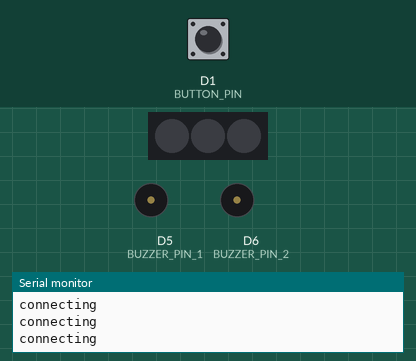
This sketch was run on a simulated ESP8266 (NodeMCU). Shown: 3 RGB LEDs in strip order, left to right, buzzer (waves = sounding, pin HIGH), the last lines printed to the serial monitor. The inputs (shaded band) are chosen by the test bench; at power-on: D1 (BUTTON_PIN) HIGH. WiFi joins after 1.5 s; servers stay silent unless stated; uploads are accepted with an empty reply.

Above: at 8.2 s.
8.3 s: D1 (BUTTON_PIN) pulled LOW for 0.15 s
At 10.5 s:
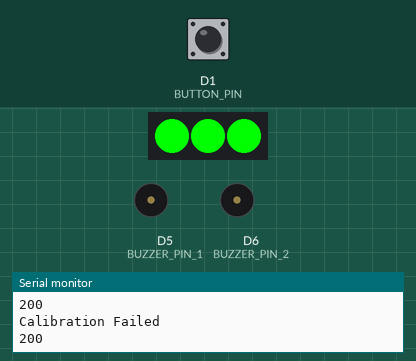
11.4 s: D1 (BUTTON_PIN) pulled LOW for 1 s
At 12.51 s:
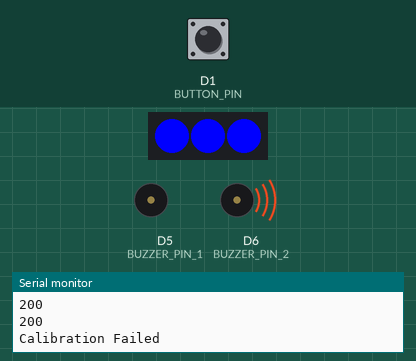
14.7 s: D1 (BUTTON_PIN) pulled LOW for 3.2 s
At 14.9 s:
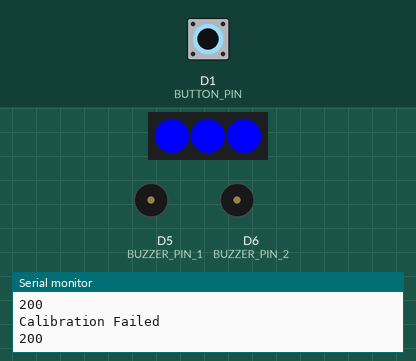
19.4 s: D1 (BUTTON_PIN) pulsed LOW 5 times (0.12 s each, 0.3 s apart)
At 20.19 s:
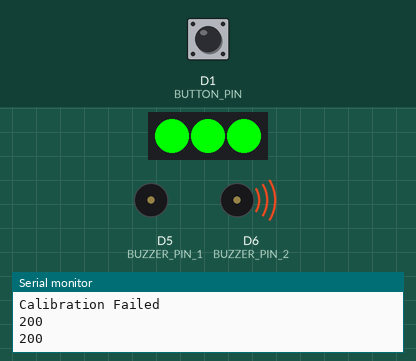
Timing chart, 0 to 23.2 s (numbered marks = the images above; inputs shaded):
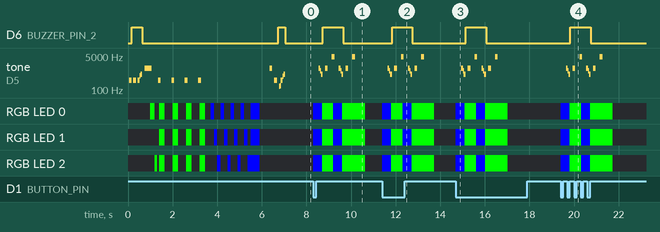

Measured:
- after the input at 8.3 s, D6 (BUZZER_PIN_2): LOW → HIGH after 0.44 s, → LOW 0.91 s later; tone on D5 (BUZZER_PIN_1): plays 1225 Hz for 0.08 s, 924 Hz for 0.04 s, 619 Hz for 0.08 s, 1225 Hz for 0.12 s, 4630 Hz for 0.12 s, 1225 Hz for 0.08 s … (10 notes in this stretch), starting after 0.24 s
- after the input at 11.4 s, D6 (BUZZER_PIN_2): LOW → HIGH after 0.44 s, → LOW 0.91 s later; tone on D5 (BUZZER_PIN_1): plays 1225 Hz for 0.08 s, 924 Hz for 0.04 s, 619 Hz for 0.08 s, 1225 Hz for 0.12 s, 4630 Hz for 0.12 s, 1225 Hz for 0.08 s … (10 notes in this stretch), starting after 0.24 s
- after the input at 14.7 s, D6 (BUZZER_PIN_2): LOW → HIGH after 0.44 s, → LOW 0.91 s later; tone on D5 (BUZZER_PIN_1): plays 1225 Hz for 0.08 s, 924 Hz for 0.04 s, 619 Hz for 0.08 s, 1225 Hz for 0.12 s, 4630 Hz for 0.12 s, 1225 Hz for 0.08 s … (10 notes in this stretch), starting after 0.24 s
- after the input at 19.4 s, D6 (BUZZER_PIN_2): LOW → HIGH after 0.44 s, → LOW 0.91 s later; tone on D5 (BUZZER_PIN_1): plays 1225 Hz for 0.08 s, 924 Hz for 0.04 s, 619 Hz for 0.08 s, 1225 Hz for 0.12 s, 4630 Hz for 0.12 s, 1225 Hz for 0.08 s … (10 notes in this stretch), starting after 0.24 s
- by itself, tone on D5 (BUZZER_PIN_1): plays 311 Hz for 0.12 s, 311 Hz for 0.12 s, 311 Hz for 0.08 s, 515 Hz for 0.04 s, 619 Hz for 0.08 s, 1225 Hz for 0.08 s … (21 notes in this stretch)

The sketch:

Boat_Tracker.ino
```cpp
// The led will display heavy winds, the 2e will display heavy rain, the 3e will turn on when heavy wind is coming
#include <ArduinoJson.h>
#include <ESP8266WiFi.h>
#include <ESP8266HTTPClient.h>
#include <Adafruit_NeoPixel.h>

DynamicJsonDocument json(1024);

#include "Settings.h"
#include "Timer.h"
#include "Sound_Controller.h"
#include "Led_Controller.h"
#include "Wifi_Connection.h"

void setup() {
  Serial.begin(9600);

  // Setup the sound device
  AudioSetup();
  PlaySequence(introAudio);

  // Setup all the pins
  pinMode(BUTTON_PIN, INPUT_PULLUP);

  // Initialize the led strip
  LedStartUpSequence();

  // Setup the wifi connection
  WiFi.begin(networkName, password);

  while (WiFi.status() != WL_CONNECTED) {
     LoopThroughLeds(150, 0, 0, 255);
     Serial.println("connecting");
  }

  BlinkLight(400, 0, 0, 255);
  PlaySequence(connectionAudio);
}

void loop() {
  // Check if the weather need to be requested
   if(CheckTimer(secondDelayForWeather)) {
      if(WiFi.status()== WL_CONNECTED){
          Serial.println("yeah");
          GetWeatherInfo(DoRequestFor(weatherUrl, true));
      }
      else
          Serial.println("Connection has been lost");
   }

   // Check for button input
   if (digitalRead(BUTTON_PIN) == LOW)
   {
      // Calibrate the location of the boat here
      if(!buttonPressed) {
        CalibrateBoatHere(DoRequestFor(calibrateUrl, false, "boat_name=" + BOAT_NAME));
        delay(100);
      }
      buttonPressed = true;
   }
   else
      buttonPressed = false;

  // Reset the timer at the end of the loop
  ResetTimer();
}

// Get the data from the weather request
void GetWeatherInfo(int httpCode) {
  if(httpCode >= 200 && httpCode < 299) {
    int stateArray[LED_COUNT] = { json["lightRain"], json["heavyRain"], json["heavyWind"] };

    // Turn on the correct leds
    delay(500);
    TurnOnWeatherLed(stateArray);
  }
  else{
    Serial.println("Weather request failed");
  }
}

// Check if the request succeeded
void CalibrateBoatHere(int httpCode) {
  if(httpCode > 200 && httpCode < 299) {
    Serial.println("Calibration Succeeded");

    // turn of the leds
    delay(500);
    SetLedsColor(0,0,0);
  }
  else
   Serial.println("Calibration Failed");

  // Get the weather info again after calibrating
   GetWeatherInfo(DoRequestFor(weatherUrl, true));
}
```

Led_Controller.h
```cpp
void SetLedsColor(int r, int g, int b){
  for(int i = 0; i < LED_COUNT; i++) {
     strip.setPixelColor(i, r, g, b);
  }
  strip.show();
}

void BlinkLight(int delayTime, int r, int g, int b){
  SetLedsColor(r, g, b);
  delay(delayTime);
  SetLedsColor(0,0,0);
  delay(delayTime);
}

void BlinkLightTimes(int delayTime, int r, int g, int b, int amount) {
  for(int i = 0; i < amount; i++) {
    MakeSound(NOTE_F, 100);
    BlinkLight(delayTime, r, g, b);
  }
}

void LoopThroughLeds(int delayTime, int r, int g, int b) {
  // Loop trough the leds
  for(int i = 0; i < LED_COUNT; i++) {
     strip.setPixelColor(i, r, g, b);
     strip.show();
     delay(delayTime);
     strip.setPixelColor(i, 0, 0, 0);
     strip.show();
  }
}

void LedStartUpSequence(){
  strip.begin();

  LoopThroughLeds(100, 0, 255, 0);

  // Blink lights
  BlinkLightTimes(250, 0, 255, 0, 4);
}

// Change the state of the led's by recieving data from the weather API
void TurnOnWeatherLed(int stateArray[LED_COUNT]) {
  for(int i = 0; i < LED_COUNT; i++) {
     strip.setPixelColor(i, stateArray[i] > 0 ? 255 : 0, stateArray[i] == 1 ? 255 : 0,0);
  }

  strip.show();
}
```

Sound_Controller.h
```cpp
void AudioSetup(){
  pinMode(BUZZER_PIN_1, OUTPUT);
  pinMode(BUZZER_PIN_2, OUTPUT);
}

void MakeSound(int delayMicroSeconds, float miliseconds){
  int iterations = (miliseconds * 1000) / delayMicroSeconds;

  // Switch rapidly between on and off
  for(int i = 0; i < iterations; i++){
    digitalWrite(BUZZER_PIN_1, soundSwitch ? LOW : HIGH);
    digitalWrite(BUZZER_PIN_2, soundSwitch ? HIGH : LOW);
    soundSwitch = !soundSwitch;
    delayMicroseconds(delayMicroSeconds);
  }

  // Yielding to prevent error with WDT (preventing reset)
   yield();
}


// Interpret an audio string you can insert in the settings
AudioObject InterpretAudioString(String sequence) {
  AudioObject audioObj;
  int startIndex = sequence.indexOf('[') + 1;
  int endIndex;
  int currentNote, currentNoteLength;

  // Stop the loop when the end is marked with the ']' char
  while(sequence[startIndex] != ']') {
    // Get the note from the sequence
    currentNote = (int)sequence[startIndex] - asciiValueA;

    // Check the end of the note description
    endIndex = sequence.indexOf('/', startIndex);

    // Get the time duration of the tone
    currentNoteLength = sequence.substring(startIndex + 1, endIndex).toInt();

    // A dash value means the player should interpret it as a silent period
    if((int)sequence[startIndex] == asciiValueDash)
      audioObj.currentSequenceNotes[audioObj.currentSequenceLength] = 0;
    else
      audioObj.currentSequenceNotes[audioObj.currentSequenceLength] = allNotes[currentNote];

    audioObj.currentSequenceTimes[audioObj.currentSequenceLength] = currentNoteLength;

    // Increase the index for the next sequence part
    audioObj.currentSequenceLength++;
    startIndex = endIndex + 1;
  }

  return audioObj;
}

void PlaySequence(String audio) {
  AudioObject audioObj = InterpretAudioString(audio);

  for(int i = 0; i < audioObj.currentSequenceLength; i++) {
    // If the note is 0 delay this note
    if(audioObj.currentSequenceNotes[i] == 0){
      delay(audioObj.currentSequenceTimes[i]);
    }
    // Else play the sound
    else
      MakeSound(audioObj.currentSequenceNotes[i], audioObj.currentSequenceTimes[i]);
  }
}
```

Timer.h
```cpp
// Timers
int secondsSinceStartup;
int lastSecond;
bool secondPassed;

// Used to check if this loop has surpassed the given second time
bool CheckTimer(int timer) {
  if(lastSecond == millis() / 1000)
    return false;

  secondPassed = true;
  lastSecond = millis() / 1000;
  return lastSecond % timer == 0;

}

void ResetTimer() {
  secondPassed = false;
}
```

Wifi_Connection.h
```cpp
// Request data from the server
int DoRequestFor(String url, bool getOrPost, String content = "") {
  SetLedsColor(0,0,255);

  HTTPClient http;
  http.begin(url);
  http.addHeader("Content-Type", "text/plain");
  int httpCode = getOrPost ? http.GET() : http.POST(content);
  Serial.println(httpCode);

  if(httpCode > 0) {
    deserializeJson(json, http.getString());

     // Light green when it went correct, else blink red
     if(httpCode >= 200 && httpCode < 299){
        SetLedsColor(0,255,0);
        PlaySequence(succesRequest);
     }
     else
        BlinkLightTimes(200, 255, 0, 0, 3);
  }
  else
    BlinkLightTimes(200, 255, 0, 0, 3);

  http.end();

  return httpCode;
}
```

Settings.h
```cpp
// Hardcoded boat
const String BOAT_NAME = "viermineen";

// Button Setup
#define BUTTON_PIN D1
bool buttonPressed = false;

// Init the network data
const String networkName = "TELE2-A7E7F3_2.4G";
const String password = "36D49969D4C3";
//const String networkName = "NokiaPower";
//const String password = "arduinoenzo";

// Domain main
const String domainName = "boattracker.duckdns.org";
const String ipBackupName = "192.168.43.4";

// Connection for the weather API and calibration of the position
const String weatherUrl = "http://" + domainName + "/arduino/weather?boat_name=" + BOAT_NAME;
const String calibrateUrl = "http://" + domainName + "/arduino/calibrate";

// Delays
const int secondDelayForWeather = 60;

// Sound notes
#define NOTE_A 50
#define NOTE_B 100
#define NOTE_C 200
#define NOTE_D 400
#define NOTE_E 800
#define NOTE_F 1600
#define NOTE_G 3200
#define NOTE_H 6400

// Setup the speaker
#define BUZZER_PIN_1 D5
#define BUZZER_PIN_2 D6
bool soundSwitch;

// Sound to play
const int allNotes[] = {NOTE_A, NOTE_B, NOTE_C, NOTE_D, NOTE_E, NOTE_F, NOTE_G, NOTE_H};
const int asciiValueA = (int)'A';
const int asciiValueDash= (int)'-';

// Max length of 32 audio tones
const String introAudio = "[F100/-100/F100/-100/F100/E100/-100/D100/D100/D100/]";
const String connectionAudio = "[D100/-100/F100/-100/G100/F100/E100/]";
const String succesRequest = "[D100/E100/-100/D100/-100/-100/B100/]";

class AudioObject {
  public:
    int currentSequenceLength = 0;
    int currentSequenceNotes[32];
    int currentSequenceTimes[32];
};

// Setup the led
#define LED_COUNT 3
#define LED_PIN D2
Adafruit_NeoPixel strip(LED_COUNT, LED_PIN);
```
